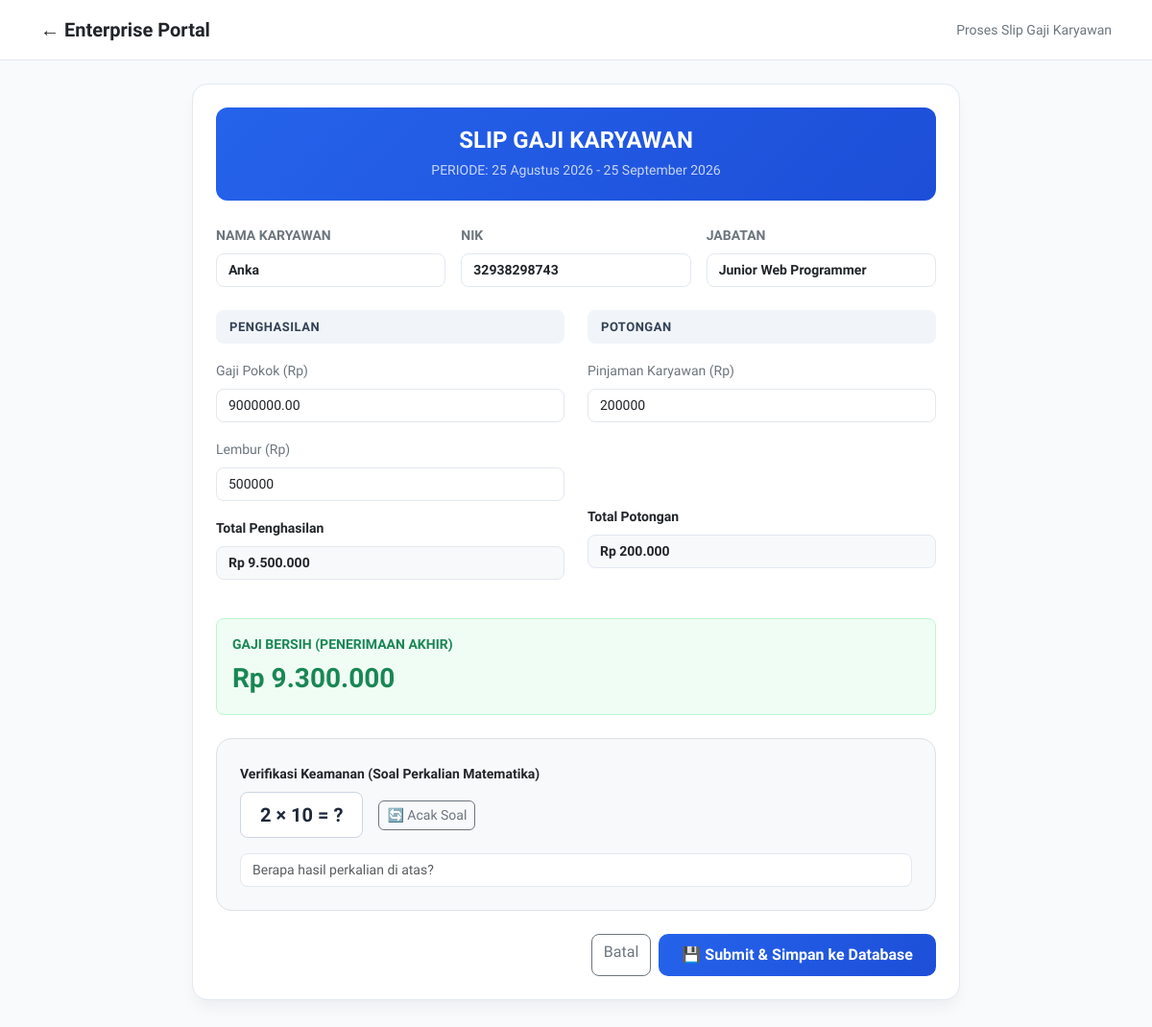
The page /slip_gaji.php?id=6 on the database its author committed.
### tables this page shows
CREATE TABLE `karyawan` (
  `id` int(11) NOT NULL,
  `nama` varchar(100) NOT NULL,
  `nik` varchar(50) NOT NULL,
  `email` varchar(100) NOT NULL,
  `jabatan` varchar(100) NOT NULL,
  `gaji_pokok` decimal(12,2) DEFAULT 0.00,
  `periode` varchar(100) DEFAULT '25 November 2026 - 25 Desember 2026',
  `created_at` timestamp NOT NULL DEFAULT current_timestamp()
);

### slip_gaji.php (the view, shortened to what this page needs)
<?php
include 'koneksi.php';
$id = $_GET['id'] ?? 0;
$query = mysqli_query($koneksi, "SELECT * FROM karyawan WHERE id = '$id'");
$karyawan = mysqli_fetch_assoc($query);
$nama       = $karyawan['nama'] ?? 'Anka Iccong Saputra';
$nik        = $karyawan['nik'] ?? '320501230045';
$jabatan    = $karyawan['jabatan'] ?? 'Junior Web Programmer';
$gajiPokok = $karyawan['gaji_pokok'] ?? 4500000;
$periode    = $karyawan['periode'] ?? '25 November 2026 - 25 Desember 2026';
?>
<!DOCTYPE html>
<html lang="id">
<head>
    <link href="https://cdn.jsdelivr.net/npm/bootstrap@5.3.0/dist/css/bootstrap.min.css" rel="stylesheet">
</head>
<body>
<nav class="navbar navbar-custom py-3 mb-4">
    <div class="container">
        <a href="dashboard.php" class="text-decoration-none fw-bold text-dark fs-5">← Enterprise Portal</a>
        <span class="small text-secondary">Proses Slip Gaji Karyawan</span>
    </div>
</nav>
<div class="container mb-5">
    <div class="slip-card p-4" id="slipContent">
        <div class="header-bg text-center mb-4">
            <h4 class="fw-bold mb-1">SLIP GAJI KARYAWAN</h4>
            <small class="opacity-75 fw-medium">PERIODE: <?php echo htmlspecialchars($periode); ?></small>
        </div>
        <form id="gajiForm" action="dashboard.php" method="POST" onsubmit="return handleFormSubmit(event)">
            <div class="row g-3 mb-4">
                <div class="col-md-4">
                    <label class="form-label small fw-semibold text-secondary">NAMA KARYAWAN</label>
                    <input type="text" class="form-control fw-semibold" id="nama" value="<?php echo htmlspecialchars($nama); ?>" readonly>
                </div>
                <div class="col-md-4">
                    <label class="form-label small fw-semibold text-secondary">NIK</label>
                    <input type="text" class="form-control fw-semibold" id="nik" value="<?php echo htmlspecialchars($nik); ?>" readonly>
                </div>
                <div class="col-md-4">
                    <label class="form-label small fw-semibold text-secondary">JABATAN</label>
                    <input type="text" class="form-control fw-semibold" id="jabatan" value="<?php echo htmlspecialchars($jabatan); ?>" readonly>
                </div>
            </div>
            <div class="row g-4 mb-4">
                <div class="col-md-6">
                    <div class="section-title mb-3">PENGHASILAN</div>
                    <div class="mb-3">
                        <label class="form-label small text-secondary">Gaji Pokok (Rp)</label>
                        <input type="number" name="gaji_pokok" class="form-control" id="gajiPokok" value="<?php echo $gajiPokok; ?>" oninput="hitungGaji()" required>
                    </div>
                    <div class="mb-3">
                        <label class="form-label small text-secondary">Lembur (Rp)</label>
                        <input type="number" class="form-control" id="lembur" value="500000" oninput="hitungGaji()">
                    </div>
                    <div class="mb-3">
                        <label class="form-label small fw-semibold text-dark">Total Penghasilan</label>
                        <input type="text" class="form-control fw-bold bg-light" id="totalPenghasilan" readonly>
                    </div>
                </div>
                <div class="col-md-6">
                    <div class="section-title mb-3">POTONGAN</div>
                    <div class="mb-3">
                        <label class="form-label small text-secondary">Pinjaman Karyawan (Rp)</label>
                        <input type="number" class="form-control" id="pinjaman" value="200000" oninput="hitungGaji()">
                    </div>
                    <div class="mb-3" style="margin-top: 86px;">
                        <label class="form-label small fw-semibold text-dark">Total Potongan</label>
                        <input type="text" class="form-control fw-bold bg-light" id="totalPotongan" readonly>
                    </div>
                </div>
            </div>
            <div class="mb-4 p-3 rounded-3" style="background: #f0fdf4; border: 1.5px solid #bbf7d0;">
                <label class="form-label small fw-bold text-success d-block mb-1">GAJI BERSIH (PENERIMAAN AKHIR)</label>
                <input type="text" class="form-control border-0 bg-transparent fw-bold fs-3 text-success p-0" id="gajiBersih" readonly>
            </div>
            <div class="p-4 bg-light rounded-4 mb-4 border" id="captchaSection">
                <label class="form-label small fw-bold text-dark mb-2">Verifikasi Keamanan (Soal Perkalian Matematika)</label>
                <div class="d-flex align-items-center gap-3 mb-3">
                    <span id="captchaSoal" class="captcha-box"></span>
                    <button type="button" class="btn btn-sm btn-outline-secondary rounded-2" onclick="generateCaptchaPerkalian()">🔄 Acak Soal</button>
                </div>
                <input type="number" id="captchaInput" class="form-control" placeholder="Berapa hasil perkalian di atas?" required>
            </div>
            <div class="d-flex gap-2 justify-content-end" id="actionButtons">
                <a href="dashboard.php" class="btn btn-outline-secondary rounded-3">Batal</a>
                <button type="submit" class="btn btn-submit-main">💾 Submit & Simpan ke Database</button>
            </div>
        </form>
    </div>
</div>
</body>
</html>

### slip_gaji.php (style rules this page uses)
body { font-family: 'Plus Jakarta Sans', sans-serif; background-color: #f8fafc; color: #0f172a; }
.navbar-custom { background: #ffffff; border-bottom: 1px solid #e2e8f0; }
.slip-card { background: #ffffff; border: 1px solid #e2e8f0; border-radius: 16px; box-shadow: 0 10px 15px -3px rgba(0,0,0,0.05); max-width: 800px; margin: 0 auto; }
.header-bg { background: linear-gradient(135deg, #2563eb 0%, #1d4ed8 100%); color: #ffffff; border-radius: 12px; padding: 20px; }
.section-title { background: #f1f5f9; color: #334155; padding: 8px 14px; font-weight: 600; font-size: 13px; border-radius: 8px; letter-spacing: 0.5px; }
.form-control { border: 1.5px solid #e2e8f0; border-radius: 8px; font-size: 14px; }
.captcha-box { font-weight: 700; background: #ffffff; color: #1e293b; font-size: 20px; padding: 8px 20px; border-radius: 8px; border: 1.5px solid #cbd5e1; user-select: none; display: inline-block; }
.btn-submit-main { background: linear-gradient(135deg, #2563eb 0%, #1d4ed8 100%); color: white; font-weight: 600; border: none; border-radius: 10px; padding: 10px 24px; transition: all 0.2s; }

### rows shown on the page
karyawan: periode "25 Agustus 2026 - 25 September 2026", nama "Anka", nik "32938298743", jabatan "Junior Web Programmer", gaji_pokok "9000000.00"
